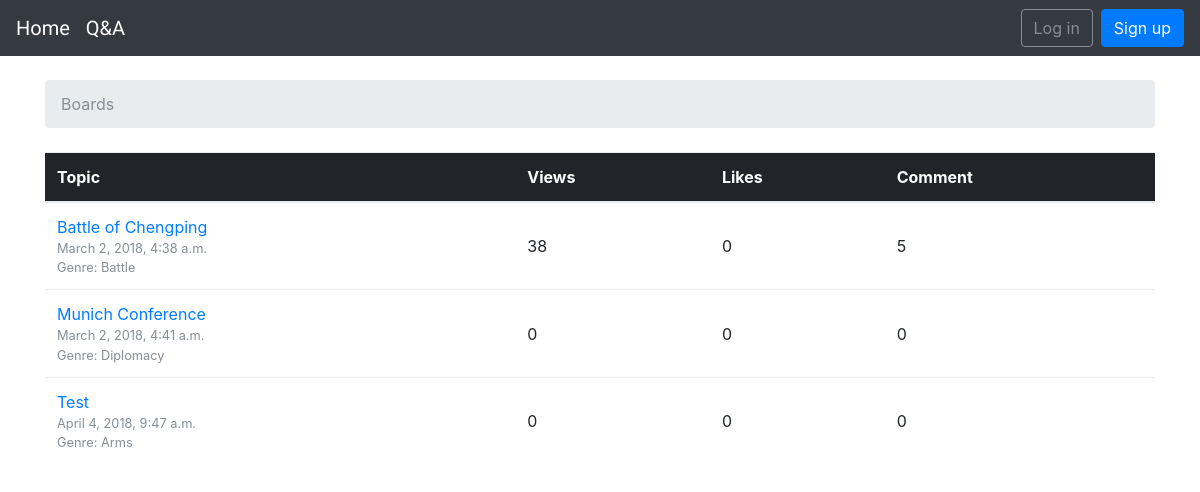
/board/, run on the app's committed database.
### board/models.py (models this page shows, shortened)
class Topic(models.Model):
    title = models.CharField(max_length=150)
    content = models.TextField(default="content")
    description = models.CharField(max_length=150, default="desc")
    genre = models.ManyToManyField(Genre, related_name="topics")
    slug = models.SlugField(null=False, unique=True)
    views = models.PositiveIntegerField(default=0)
    created_at = models.DateTimeField(auto_now_add=True)
    def get_comments_count(self):
        return Comment.objects.filter(topic=self).count()

class Genre(models.Model):
    name = models.CharField(max_length=100, unique=True)
    description = models.CharField(max_length=150)
    def __str__(self):
        return self.name

### board/views.py (the view)
def index(request):
    topics = Topic.objects.all()
    return render(request, 'index.html', {'topics': topics})

### board/templates/index.html (shortened to what this page needs)
{% extends "basic.html" %}
{% block breadcrumb %}
  <li class="breadcrumb-item active">Boards</li>
{% endblock %}
{% block content %}
<table class="table">
    <thead class="thead-inverse">
        <tr>
            <th>Topic</th>
            <th>Views</th>
            <th>Likes</th>
            <th>Comment</th>
        </tr>
    </thead>
    <tbody>
        {% for topic in topics %}
          <tr>
            <td>
                <a href="{% url 'board:topic_detail' topic.slug %}">{{ topic.title }}</a>
                <small class="text-muted d-block">{{ topic.created_at }}</small>
                <small class="text-muted d-block">Genre:
                {% for genre in topic.genre.all %}
                  {{ genre }}
                {% endfor %}
                </small>
            </td>
            <td class="align-middle">{{ topic.views }}</td>
            <td class="align-middle">0</td>
            <td class="align-middle">{{ topic.get_comments_count }}</td>
          </tr>
        {% endfor %}
    </tbody>
</table>
{% endblock %}

### data on the page
Topic: title "Battle of Chengping", created_at "March 2, 2018, 4:38 a.m.", views "38", get_comments_count "5"
Genre: name "Battle"
Topic: title "Munich Conference", created_at "March 2, 2018, 4:41 a.m.", views "0", get_comments_count "0"
Genre: name "Diplomacy"
Topic: title "Test", created_at "April 4, 2018, 9:47 a.m.", views "0", get_comments_count "0"
Genre: name "Arms"
